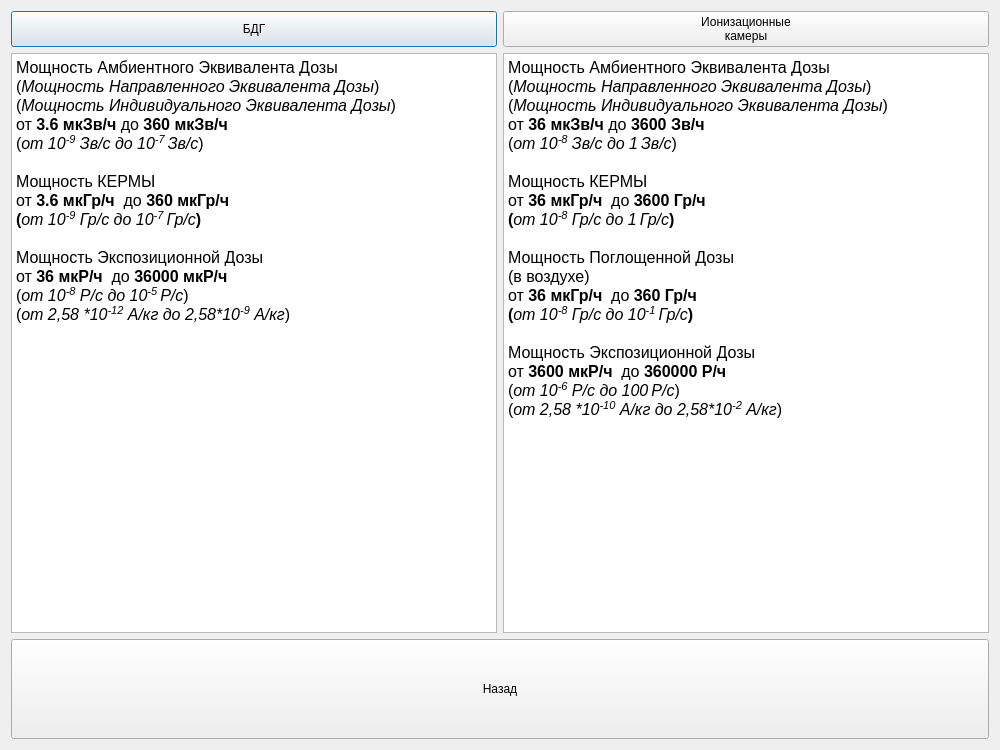
<?xml version="1.0" encoding="UTF-8"?>
<ui version="4.0">
 <class>Gamma</class>
 <widget class="QDialog" name="Gamma">
  <property name="geometry">
   <rect>
    <x>0</x>
    <y>0</y>
    <width>1000</width>
    <height>750</height>
   </rect>
  </property>
  <property name="windowTitle">
   <string>Dialog</string>
  </property>
  <layout class="QVBoxLayout" name="verticalLayout_3">
   <item>
    <layout class="QVBoxLayout" name="verticalLayout_2">
     <item>
      <layout class="QVBoxLayout" name="verticalLayout">
       <item>
        <layout class="QHBoxLayout" name="horizontalLayout_2">
         <item>
          <widget class="QPushButton" name="pushButton_2">
           <property name="sizePolicy">
            <sizepolicy hsizetype="Minimum" vsizetype="Minimum">
             <horstretch>0</horstretch>
             <verstretch>0</verstretch>
            </sizepolicy>
           </property>
           <property name="text">
            <string>БДГ</string>
           </property>
          </widget>
         </item>
         <item>
          <widget class="QPushButton" name="pushButton_3">
           <property name="sizePolicy">
            <sizepolicy hsizetype="Minimum" vsizetype="Minimum">
             <horstretch>0</horstretch>
             <verstretch>0</verstretch>
            </sizepolicy>
           </property>
           <property name="text">
            <string>Ионизационные
камеры</string>
           </property>
          </widget>
         </item>
        </layout>
       </item>
       <item>
        <layout class="QHBoxLayout" name="horizontalLayout">
         <item>
          <widget class="QTextBrowser" name="textBrowser">
           <property name="html">
            <string>&lt;!DOCTYPE HTML PUBLIC &quot;-//W3C//DTD HTML 4.0//EN&quot; &quot;http://www.w3.org/TR/REC-html40/strict.dtd&quot;&gt;
&lt;html&gt;&lt;head&gt;&lt;meta name=&quot;qrichtext&quot; content=&quot;1&quot; /&gt;&lt;title&gt;Нижний индекс&lt;/title&gt;&lt;style type=&quot;text/css&quot;&gt;
p, li { white-space: pre-wrap; }
&lt;/style&gt;&lt;/head&gt;&lt;body style=&quot; font-family:'Sans Serif'; font-size:9pt; font-weight:400; font-style:normal;&quot;&gt;
&lt;p style=&quot; margin-top:0px; margin-bottom:0px; margin-left:0px; margin-right:0px; -qt-block-indent:0; text-indent:0px;&quot;&gt;&lt;span style=&quot; font-family:'Verdana'; font-size:12pt;&quot;&gt;Мощность Амбиентного Эквивалента Дозы&lt;/span&gt;&lt;/p&gt;
&lt;p style=&quot; margin-top:0px; margin-bottom:0px; margin-left:0px; margin-right:0px; -qt-block-indent:0; text-indent:0px;&quot;&gt;&lt;span style=&quot; font-family:'Verdana'; font-size:12pt;&quot;&gt;(&lt;/span&gt;&lt;span style=&quot; font-family:'Verdana'; font-size:12pt; font-style:italic;&quot;&gt;Мощность Направленного Эквивалента Дозы&lt;/span&gt;&lt;span style=&quot; font-family:'Verdana'; font-size:12pt;&quot;&gt;)&lt;/span&gt;&lt;/p&gt;
&lt;p style=&quot; margin-top:0px; margin-bottom:0px; margin-left:0px; margin-right:0px; -qt-block-indent:0; text-indent:0px;&quot;&gt;&lt;span style=&quot; font-family:'Verdana'; font-size:12pt;&quot;&gt;(&lt;/span&gt;&lt;span style=&quot; font-family:'Verdana'; font-size:12pt; font-style:italic;&quot;&gt;Мощность Индивидуального Эквивалента Дозы&lt;/span&gt;&lt;span style=&quot; font-family:'Verdana'; font-size:12pt;&quot;&gt;)&lt;/span&gt;&lt;/p&gt;
&lt;p style=&quot; margin-top:0px; margin-bottom:0px; margin-left:0px; margin-right:0px; -qt-block-indent:0; text-indent:0px;&quot;&gt;&lt;span style=&quot; font-family:'Verdana'; font-size:12pt;&quot;&gt;от &lt;/span&gt;&lt;span style=&quot; font-family:'Verdana'; font-size:12pt; font-weight:600;&quot;&gt;3.6 мкЗв/ч&lt;/span&gt;&lt;span style=&quot; font-family:'Verdana'; font-size:12pt;&quot;&gt; до &lt;/span&gt;&lt;span style=&quot; font-family:'Verdana'; font-size:12pt; font-weight:600;&quot;&gt;360 мкЗв/ч&lt;/span&gt;&lt;/p&gt;
&lt;p style=&quot; margin-top:0px; margin-bottom:0px; margin-left:0px; margin-right:0px; -qt-block-indent:0; text-indent:0px;&quot;&gt;&lt;span style=&quot; font-family:'Verdana'; font-size:12pt;&quot;&gt;(&lt;/span&gt;&lt;span style=&quot; font-family:'Verdana'; font-size:12pt; font-style:italic;&quot;&gt;от 10&lt;/span&gt;&lt;span style=&quot; font-family:'Verdana'; font-size:12pt; font-style:italic; vertical-align:super;&quot;&gt;-9&lt;/span&gt;&lt;span style=&quot; font-family:'Verdana'; font-size:12pt; font-style:italic;&quot;&gt; Зв/с до 10&lt;/span&gt;&lt;span style=&quot; font-family:'Verdana'; font-size:12pt; font-style:italic; vertical-align:super;&quot;&gt;-7 &lt;/span&gt;&lt;span style=&quot; font-family:'Verdana'; font-size:12pt; font-style:italic;&quot;&gt;Зв/с&lt;/span&gt;&lt;span style=&quot; font-family:'Verdana'; font-size:12pt;&quot;&gt;)&lt;/span&gt;&lt;/p&gt;
&lt;p style=&quot;-qt-paragraph-type:empty; margin-top:0px; margin-bottom:0px; margin-left:0px; margin-right:0px; -qt-block-indent:0; text-indent:0px; font-family:'Verdana'; font-size:12pt;&quot;&gt;&lt;br /&gt;&lt;/p&gt;
&lt;p style=&quot; margin-top:0px; margin-bottom:0px; margin-left:0px; margin-right:0px; -qt-block-indent:0; text-indent:0px;&quot;&gt;&lt;span style=&quot; font-family:'Verdana'; font-size:12pt;&quot;&gt;Мощность КЕРМЫ&lt;/span&gt;&lt;/p&gt;
&lt;p style=&quot; margin-top:0px; margin-bottom:0px; margin-left:0px; margin-right:0px; -qt-block-indent:0; text-indent:0px;&quot;&gt;&lt;span style=&quot; font-family:'Verdana'; font-size:12pt;&quot;&gt;от &lt;/span&gt;&lt;span style=&quot; font-family:'Verdana'; font-size:12pt; font-weight:600;&quot;&gt;3.6 мкГр/ч&lt;/span&gt;&lt;span style=&quot; font-family:'Verdana'; font-size:12pt;&quot;&gt;  до &lt;/span&gt;&lt;span style=&quot; font-family:'Verdana'; font-size:12pt; font-weight:600;&quot;&gt;360 мкГр/ч&lt;/span&gt;&lt;/p&gt;
&lt;p style=&quot; margin-top:0px; margin-bottom:0px; margin-left:0px; margin-right:0px; -qt-block-indent:0; text-indent:0px;&quot;&gt;&lt;span style=&quot; font-family:'Verdana'; font-size:12pt; font-weight:600;&quot;&gt;(&lt;/span&gt;&lt;span style=&quot; font-family:'Verdana'; font-size:12pt; font-style:italic;&quot;&gt;от 10&lt;/span&gt;&lt;span style=&quot; font-family:'Verdana'; font-size:12pt; font-style:italic; vertical-align:super;&quot;&gt;-9&lt;/span&gt;&lt;span style=&quot; font-family:'Verdana'; font-size:12pt; font-style:italic;&quot;&gt; Гр/с до 10&lt;/span&gt;&lt;span style=&quot; font-family:'Verdana'; font-size:12pt; font-style:italic; vertical-align:super;&quot;&gt;-7 &lt;/span&gt;&lt;span style=&quot; font-family:'Verdana'; font-size:12pt; font-style:italic;&quot;&gt;Гр/с&lt;/span&gt;&lt;span style=&quot; font-family:'Verdana'; font-size:12pt; font-weight:600;&quot;&gt;)&lt;/span&gt;&lt;/p&gt;
&lt;p style=&quot;-qt-paragraph-type:empty; margin-top:0px; margin-bottom:0px; margin-left:0px; margin-right:0px; -qt-block-indent:0; text-indent:0px; font-family:'Verdana'; font-size:12pt; font-weight:600;&quot;&gt;&lt;br /&gt;&lt;/p&gt;
&lt;p style=&quot; margin-top:0px; margin-bottom:0px; margin-left:0px; margin-right:0px; -qt-block-indent:0; text-indent:0px;&quot;&gt;&lt;span style=&quot; font-family:'Verdana'; font-size:12pt;&quot;&gt;Мощность Экспозиционной Дозы&lt;/span&gt;&lt;/p&gt;
&lt;p style=&quot; margin-top:0px; margin-bottom:0px; margin-left:0px; margin-right:0px; -qt-block-indent:0; text-indent:0px;&quot;&gt;&lt;span style=&quot; font-family:'Verdana'; font-size:12pt;&quot;&gt;от &lt;/span&gt;&lt;span style=&quot; font-family:'Verdana'; font-size:12pt; font-weight:600;&quot;&gt;36 мкР/ч&lt;/span&gt;&lt;span style=&quot; font-family:'Verdana'; font-size:12pt;&quot;&gt;  до &lt;/span&gt;&lt;span style=&quot; font-family:'Verdana'; font-size:12pt; font-weight:600;&quot;&gt;36000 мкР/ч&lt;/span&gt;&lt;/p&gt;
&lt;p style=&quot; margin-top:0px; margin-bottom:0px; margin-left:0px; margin-right:0px; -qt-block-indent:0; text-indent:0px;&quot;&gt;&lt;span style=&quot; font-family:'Verdana'; font-size:12pt;&quot;&gt;(&lt;/span&gt;&lt;span style=&quot; font-family:'Verdana'; font-size:12pt; font-style:italic;&quot;&gt;от 10&lt;/span&gt;&lt;span style=&quot; font-family:'Verdana'; font-size:12pt; font-style:italic; vertical-align:super;&quot;&gt;-8&lt;/span&gt;&lt;span style=&quot; font-family:'Verdana'; font-size:12pt; font-style:italic;&quot;&gt; Р/с до 10&lt;/span&gt;&lt;span style=&quot; font-family:'Verdana'; font-size:12pt; font-style:italic; vertical-align:super;&quot;&gt;-5 &lt;/span&gt;&lt;span style=&quot; font-family:'Verdana'; font-size:12pt; font-style:italic;&quot;&gt;Р/с&lt;/span&gt;&lt;span style=&quot; font-family:'Verdana'; font-size:12pt;&quot;&gt;)&lt;/span&gt;&lt;/p&gt;
&lt;p style=&quot; margin-top:0px; margin-bottom:0px; margin-left:0px; margin-right:0px; -qt-block-indent:0; text-indent:0px;&quot;&gt;&lt;span style=&quot; font-family:'Verdana'; font-size:12pt;&quot;&gt;(&lt;/span&gt;&lt;span style=&quot; font-family:'Verdana'; font-size:12pt; font-style:italic;&quot;&gt;от 2,58 *10&lt;/span&gt;&lt;span style=&quot; font-family:'Verdana'; font-size:12pt; font-style:italic; vertical-align:super;&quot;&gt;-12&lt;/span&gt;&lt;span style=&quot; font-family:'Verdana'; font-size:12pt; font-style:italic;&quot;&gt; А/кг до 2,58*10&lt;/span&gt;&lt;span style=&quot; font-family:'Verdana'; font-size:12pt; font-style:italic; vertical-align:super;&quot;&gt;-9&lt;/span&gt;&lt;span style=&quot; font-family:'Verdana'; font-size:12pt; font-style:italic;&quot;&gt; А/кг&lt;/span&gt;&lt;span style=&quot; font-family:'Verdana'; font-size:12pt;&quot;&gt;) &lt;/span&gt;&lt;/p&gt;
&lt;p style=&quot;-qt-paragraph-type:empty; margin-top:0px; margin-bottom:0px; margin-left:0px; margin-right:0px; -qt-block-indent:0; text-indent:0px; font-family:'Verdana'; font-size:12pt;&quot;&gt;&lt;br /&gt;&lt;/p&gt;
&lt;p style=&quot;-qt-paragraph-type:empty; margin-top:0px; margin-bottom:0px; margin-left:0px; margin-right:0px; -qt-block-indent:0; text-indent:0px; font-family:'Verdana'; font-size:12pt;&quot;&gt;&lt;br /&gt;&lt;/p&gt;
&lt;p style=&quot;-qt-paragraph-type:empty; margin-top:12px; margin-bottom:12px; margin-left:0px; margin-right:0px; -qt-block-indent:0; text-indent:0px; font-family:'Verdana'; font-size:12pt;&quot;&gt;&lt;br /&gt;&lt;/p&gt;&lt;/body&gt;&lt;/html&gt;</string>
           </property>
          </widget>
         </item>
         <item>
          <widget class="QTextBrowser" name="textBrowser_2">
           <property name="html">
            <string>&lt;!DOCTYPE HTML PUBLIC &quot;-//W3C//DTD HTML 4.0//EN&quot; &quot;http://www.w3.org/TR/REC-html40/strict.dtd&quot;&gt;
&lt;html&gt;&lt;head&gt;&lt;meta name=&quot;qrichtext&quot; content=&quot;1&quot; /&gt;&lt;style type=&quot;text/css&quot;&gt;
p, li { white-space: pre-wrap; }
&lt;/style&gt;&lt;/head&gt;&lt;body style=&quot; font-family:'Sans Serif'; font-size:9pt; font-weight:400; font-style:normal;&quot;&gt;
&lt;p style=&quot; margin-top:0px; margin-bottom:0px; margin-left:0px; margin-right:0px; -qt-block-indent:0; text-indent:0px;&quot;&gt;&lt;span style=&quot; font-family:'Verdana'; font-size:12pt;&quot;&gt;Мощность Амбиентного Эквивалента Дозы&lt;/span&gt;&lt;/p&gt;
&lt;p style=&quot; margin-top:0px; margin-bottom:0px; margin-left:0px; margin-right:0px; -qt-block-indent:0; text-indent:0px;&quot;&gt;&lt;span style=&quot; font-family:'Verdana'; font-size:12pt;&quot;&gt;(&lt;/span&gt;&lt;span style=&quot; font-family:'Verdana'; font-size:12pt; font-style:italic;&quot;&gt;Мощность Направленного Эквивалента Дозы&lt;/span&gt;&lt;span style=&quot; font-family:'Verdana'; font-size:12pt;&quot;&gt;)&lt;/span&gt;&lt;/p&gt;
&lt;p style=&quot; margin-top:0px; margin-bottom:0px; margin-left:0px; margin-right:0px; -qt-block-indent:0; text-indent:0px;&quot;&gt;&lt;span style=&quot; font-family:'Verdana'; font-size:12pt;&quot;&gt;(&lt;/span&gt;&lt;span style=&quot; font-family:'Verdana'; font-size:12pt; font-style:italic;&quot;&gt;Мощность Индивидуального Эквивалента Дозы&lt;/span&gt;&lt;span style=&quot; font-family:'Verdana'; font-size:12pt;&quot;&gt;)&lt;/span&gt;&lt;/p&gt;
&lt;p style=&quot; margin-top:0px; margin-bottom:0px; margin-left:0px; margin-right:0px; -qt-block-indent:0; text-indent:0px;&quot;&gt;&lt;span style=&quot; font-family:'Verdana'; font-size:12pt;&quot;&gt;от &lt;/span&gt;&lt;span style=&quot; font-family:'Verdana'; font-size:12pt; font-weight:600;&quot;&gt;36 мкЗв/ч&lt;/span&gt;&lt;span style=&quot; font-family:'Verdana'; font-size:12pt;&quot;&gt; до &lt;/span&gt;&lt;span style=&quot; font-family:'Verdana'; font-size:12pt; font-weight:600;&quot;&gt;3600 Зв/ч&lt;/span&gt;&lt;/p&gt;
&lt;p style=&quot; margin-top:0px; margin-bottom:0px; margin-left:0px; margin-right:0px; -qt-block-indent:0; text-indent:0px;&quot;&gt;&lt;span style=&quot; font-family:'Verdana'; font-size:12pt;&quot;&gt;(&lt;/span&gt;&lt;span style=&quot; font-family:'Verdana'; font-size:12pt; font-style:italic;&quot;&gt;от 10&lt;/span&gt;&lt;span style=&quot; font-family:'Verdana'; font-size:12pt; font-style:italic; vertical-align:super;&quot;&gt;-8&lt;/span&gt;&lt;span style=&quot; font-family:'Verdana'; font-size:12pt; font-style:italic;&quot;&gt; Зв/с до 1&lt;/span&gt;&lt;span style=&quot; font-family:'Verdana'; font-size:12pt; font-style:italic; vertical-align:super;&quot;&gt; &lt;/span&gt;&lt;span style=&quot; font-family:'Verdana'; font-size:12pt; font-style:italic;&quot;&gt;Зв/с&lt;/span&gt;&lt;span style=&quot; font-family:'Verdana'; font-size:12pt;&quot;&gt;)&lt;/span&gt;&lt;/p&gt;
&lt;p style=&quot;-qt-paragraph-type:empty; margin-top:0px; margin-bottom:0px; margin-left:0px; margin-right:0px; -qt-block-indent:0; text-indent:0px; font-family:'Verdana'; font-size:12pt;&quot;&gt;&lt;br /&gt;&lt;/p&gt;
&lt;p style=&quot; margin-top:0px; margin-bottom:0px; margin-left:0px; margin-right:0px; -qt-block-indent:0; text-indent:0px;&quot;&gt;&lt;span style=&quot; font-family:'Verdana'; font-size:12pt;&quot;&gt;Мощность КЕРМЫ&lt;/span&gt;&lt;/p&gt;
&lt;p style=&quot; margin-top:0px; margin-bottom:0px; margin-left:0px; margin-right:0px; -qt-block-indent:0; text-indent:0px;&quot;&gt;&lt;span style=&quot; font-family:'Verdana'; font-size:12pt;&quot;&gt;от &lt;/span&gt;&lt;span style=&quot; font-family:'Verdana'; font-size:12pt; font-weight:600;&quot;&gt;36 мкГр/ч&lt;/span&gt;&lt;span style=&quot; font-family:'Verdana'; font-size:12pt;&quot;&gt;  до &lt;/span&gt;&lt;span style=&quot; font-family:'Verdana'; font-size:12pt; font-weight:600;&quot;&gt;3600 Гр/ч&lt;/span&gt;&lt;/p&gt;
&lt;p style=&quot; margin-top:0px; margin-bottom:0px; margin-left:0px; margin-right:0px; -qt-block-indent:0; text-indent:0px;&quot;&gt;&lt;span style=&quot; font-family:'Verdana'; font-size:12pt; font-weight:600;&quot;&gt;(&lt;/span&gt;&lt;span style=&quot; font-family:'Verdana'; font-size:12pt; font-style:italic;&quot;&gt;от 10&lt;/span&gt;&lt;span style=&quot; font-family:'Verdana'; font-size:12pt; font-style:italic; vertical-align:super;&quot;&gt;-8&lt;/span&gt;&lt;span style=&quot; font-family:'Verdana'; font-size:12pt; font-style:italic;&quot;&gt; Гр/с до 1&lt;/span&gt;&lt;span style=&quot; font-family:'Verdana'; font-size:12pt; font-style:italic; vertical-align:super;&quot;&gt; &lt;/span&gt;&lt;span style=&quot; font-family:'Verdana'; font-size:12pt; font-style:italic;&quot;&gt;Гр/с&lt;/span&gt;&lt;span style=&quot; font-family:'Verdana'; font-size:12pt; font-weight:600;&quot;&gt;)&lt;/span&gt;&lt;/p&gt;
&lt;p style=&quot;-qt-paragraph-type:empty; margin-top:0px; margin-bottom:0px; margin-left:0px; margin-right:0px; -qt-block-indent:0; text-indent:0px; font-family:'Verdana'; font-size:12pt; font-weight:600;&quot;&gt;&lt;br /&gt;&lt;/p&gt;
&lt;p style=&quot; margin-top:0px; margin-bottom:0px; margin-left:0px; margin-right:0px; -qt-block-indent:0; text-indent:0px;&quot;&gt;&lt;span style=&quot; font-family:'Verdana'; font-size:12pt;&quot;&gt;Мощность Поглощенной Дозы&lt;/span&gt;&lt;/p&gt;
&lt;p style=&quot; margin-top:0px; margin-bottom:0px; margin-left:0px; margin-right:0px; -qt-block-indent:0; text-indent:0px;&quot;&gt;&lt;span style=&quot; font-family:'Verdana'; font-size:12pt;&quot;&gt;(в воздухе)&lt;/span&gt;&lt;/p&gt;
&lt;p style=&quot; margin-top:0px; margin-bottom:0px; margin-left:0px; margin-right:0px; -qt-block-indent:0; text-indent:0px;&quot;&gt;&lt;span style=&quot; font-family:'Verdana'; font-size:12pt;&quot;&gt;от &lt;/span&gt;&lt;span style=&quot; font-family:'Verdana'; font-size:12pt; font-weight:600;&quot;&gt;36 мкГр/ч&lt;/span&gt;&lt;span style=&quot; font-family:'Verdana'; font-size:12pt;&quot;&gt;  до &lt;/span&gt;&lt;span style=&quot; font-family:'Verdana'; font-size:12pt; font-weight:600;&quot;&gt;360 Гр/ч&lt;/span&gt;&lt;/p&gt;
&lt;p style=&quot; margin-top:0px; margin-bottom:0px; margin-left:0px; margin-right:0px; -qt-block-indent:0; text-indent:0px;&quot;&gt;&lt;span style=&quot; font-family:'Verdana'; font-size:12pt; font-weight:600;&quot;&gt;(&lt;/span&gt;&lt;span style=&quot; font-family:'Verdana'; font-size:12pt; font-style:italic;&quot;&gt;от 10&lt;/span&gt;&lt;span style=&quot; font-family:'Verdana'; font-size:12pt; font-style:italic; vertical-align:super;&quot;&gt;-8&lt;/span&gt;&lt;span style=&quot; font-family:'Verdana'; font-size:12pt; font-style:italic;&quot;&gt; Гр/с до 10&lt;/span&gt;&lt;span style=&quot; font-family:'Verdana'; font-size:12pt; font-style:italic; vertical-align:super;&quot;&gt;-1 &lt;/span&gt;&lt;span style=&quot; font-family:'Verdana'; font-size:12pt; font-style:italic;&quot;&gt;Гр/с&lt;/span&gt;&lt;span style=&quot; font-family:'Verdana'; font-size:12pt; font-weight:600;&quot;&gt;)&lt;/span&gt;&lt;/p&gt;
&lt;p style=&quot;-qt-paragraph-type:empty; margin-top:0px; margin-bottom:0px; margin-left:0px; margin-right:0px; -qt-block-indent:0; text-indent:0px; font-family:'Verdana'; font-size:12pt; font-weight:600;&quot;&gt;&lt;br /&gt;&lt;/p&gt;
&lt;p style=&quot; margin-top:0px; margin-bottom:0px; margin-left:0px; margin-right:0px; -qt-block-indent:0; text-indent:0px;&quot;&gt;&lt;span style=&quot; font-family:'Verdana'; font-size:12pt;&quot;&gt;Мощность Экспозиционной Дозы&lt;/span&gt;&lt;/p&gt;
&lt;p style=&quot; margin-top:0px; margin-bottom:0px; margin-left:0px; margin-right:0px; -qt-block-indent:0; text-indent:0px;&quot;&gt;&lt;span style=&quot; font-family:'Verdana'; font-size:12pt;&quot;&gt;от &lt;/span&gt;&lt;span style=&quot; font-family:'Verdana'; font-size:12pt; font-weight:600;&quot;&gt;3600 мкР/ч&lt;/span&gt;&lt;span style=&quot; font-family:'Verdana'; font-size:12pt;&quot;&gt;  до &lt;/span&gt;&lt;span style=&quot; font-family:'Verdana'; font-size:12pt; font-weight:600;&quot;&gt;360000 Р/ч&lt;/span&gt;&lt;/p&gt;
&lt;p style=&quot; margin-top:0px; margin-bottom:0px; margin-left:0px; margin-right:0px; -qt-block-indent:0; text-indent:0px;&quot;&gt;&lt;span style=&quot; font-family:'Verdana'; font-size:12pt;&quot;&gt;(&lt;/span&gt;&lt;span style=&quot; font-family:'Verdana'; font-size:12pt; font-style:italic;&quot;&gt;от 10&lt;/span&gt;&lt;span style=&quot; font-family:'Verdana'; font-size:12pt; font-style:italic; vertical-align:super;&quot;&gt;-6&lt;/span&gt;&lt;span style=&quot; font-family:'Verdana'; font-size:12pt; font-style:italic;&quot;&gt; Р/с до 100&lt;/span&gt;&lt;span style=&quot; font-family:'Verdana'; font-size:12pt; font-style:italic; vertical-align:super;&quot;&gt; &lt;/span&gt;&lt;span style=&quot; font-family:'Verdana'; font-size:12pt; font-style:italic;&quot;&gt;Р/с&lt;/span&gt;&lt;span style=&quot; font-family:'Verdana'; font-size:12pt;&quot;&gt;)&lt;/span&gt;&lt;/p&gt;
&lt;p style=&quot; margin-top:0px; margin-bottom:0px; margin-left:0px; margin-right:0px; -qt-block-indent:0; text-indent:0px;&quot;&gt;&lt;span style=&quot; font-family:'Verdana'; font-size:12pt;&quot;&gt;(&lt;/span&gt;&lt;span style=&quot; font-family:'Verdana'; font-size:12pt; font-style:italic;&quot;&gt;от 2,58 *10&lt;/span&gt;&lt;span style=&quot; font-family:'Verdana'; font-size:12pt; font-style:italic; vertical-align:super;&quot;&gt;-10&lt;/span&gt;&lt;span style=&quot; font-family:'Verdana'; font-size:12pt; font-style:italic;&quot;&gt; А/кг до 2,58*10&lt;/span&gt;&lt;span style=&quot; font-family:'Verdana'; font-size:12pt; font-style:italic; vertical-align:super;&quot;&gt;-2&lt;/span&gt;&lt;span style=&quot; font-family:'Verdana'; font-size:12pt; font-style:italic;&quot;&gt; А/кг&lt;/span&gt;&lt;span style=&quot; font-family:'Verdana'; font-size:12pt;&quot;&gt;) &lt;/span&gt;&lt;/p&gt;
&lt;p style=&quot;-qt-paragraph-type:empty; margin-top:0px; margin-bottom:0px; margin-left:0px; margin-right:0px; -qt-block-indent:0; text-indent:0px; font-family:'Verdana'; font-size:12pt;&quot;&gt;&lt;br /&gt;&lt;/p&gt;&lt;/body&gt;&lt;/html&gt;</string>
           </property>
          </widget>
         </item>
        </layout>
       </item>
      </layout>
     </item>
    </layout>
   </item>
   <item>
    <layout class="QHBoxLayout" name="horizontalLayout_3">
     <item>
      <widget class="QPushButton" name="pushButton">
       <property name="sizePolicy">
        <sizepolicy hsizetype="Minimum" vsizetype="Maximum">
         <horstretch>0</horstretch>
         <verstretch>0</verstretch>
        </sizepolicy>
       </property>
       <property name="minimumSize">
        <size>
         <width>0</width>
         <height>100</height>
        </size>
       </property>
       <property name="text">
        <string>Назад</string>
       </property>
      </widget>
     </item>
    </layout>
   </item>
  </layout>
 </widget>
 <resources/>
 <connections/>
</ui>
